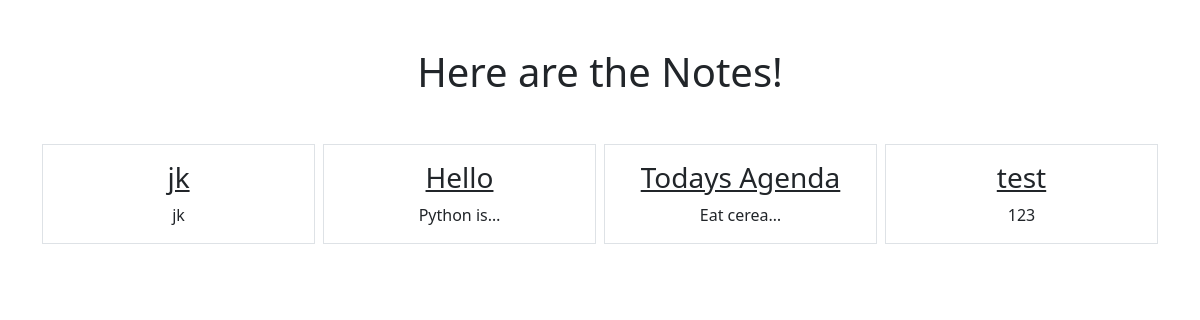
/smart/notes, run on an earlier commit of the app's database.
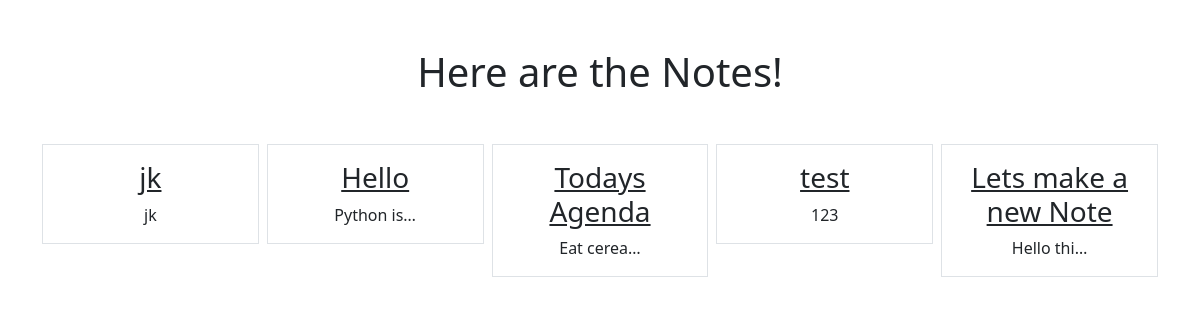
And on a later commit of the database.
### notes/models.py (models this page shows)
class Notes(models.Model):
    title = models.CharField(max_length=200)
    text = models.TextField()
    created = models.DateTimeField(auto_now_add=True)

### notes/views.py (the view)
# urls.py: path('notes', views.NoteListView.as_view(), name='notes.list'),
class NoteListView(ListView):
    model = Notes
    context_object_name = "notes"
    template_name = "notes/notes_list.html"

### notes/templates/notes/notes_list.html (shortened to what this page needs)
{% extends "base.html" %}
{% block content %}
    <h1 class="my-5">Here are the Notes!</h1>
    <div class="row row-cols3 g-2">
        {% for note in notes %}
            <div class="col">
                <div class="p-3 border">
                    <a href="{% url 'notes.detail' pk=note.id %}" class="text-dark text-decoration-non">
                        <h3>{{ note.title }}</h3>
                    </a>
                    {{ note.text|truncatechars:10 }}
                </div>
            </div>
        {% endfor %}
    </div>
{% endblock %}

### static/templates/base.html (shortened to what this page needs)
{% load static %}
<!DOCTYPE html>
<html lang="en">
<head>
    <link href="https://cdn.jsdelivr.net/npm/bootstrap@5.3.0-alpha3/dist/css/bootstrap.min.css" rel="stylesheet"
>
</head>
<body>
<div class="my-5 text-center container">
    {% block content %}
    {% endblock %}
</div>
</body>
</html>

What changed in the data, as far as the page shows it:
added Notes: title "Lets make a new Note", text "Hello thi…"
